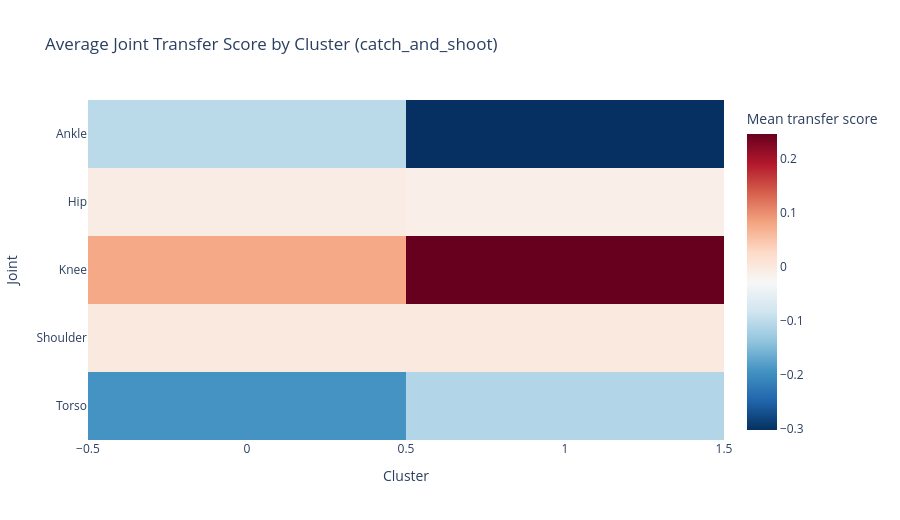
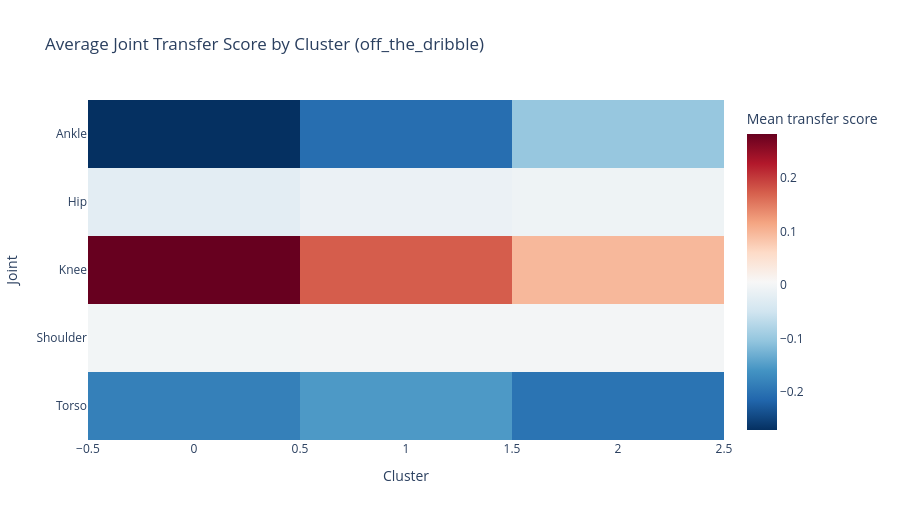

Notebook code cell kept with these figures, in order:
### Markdown cell above
## Joint Transfer Scores by Individual and Cluster

This section breaks transfer scores down at two levels:

1. Per-shot and per-joint transfer score.
2. Per-individual (player) and per-joint transfer score.

Then, it compares those values across the previously identified clusters within each shot type (catch-and-shoot and off-the-dribble).

### Code cell
import plotly.express as px


if 'joint_transfer_df' not in globals() or joint_transfer_df.empty:
    raise RuntimeError('Run the transfer analysis cell first to create joint_transfer_df.')

if 'curves_df' not in globals() or 'curves_df_od' not in globals():
    raise RuntimeError('Run both clustering sections first so curves_df and curves_df_od are available.')

# Build a unified shot->cluster mapping from prior clustering outputs.
cluster_map_cns = (
    curves_df[['shot_id', 'cluster', 'player', 'shot_type']]
    .drop_duplicates('shot_id')
    .assign(shot_family='catch_and_shoot')
)
cluster_map_od = (
    curves_df_od[['shot_id', 'cluster', 'player', 'shot_type']]
    .drop_duplicates('shot_id')
    .assign(shot_family='off_the_dribble')
)
cluster_map = pd.concat([cluster_map_cns, cluster_map_od], ignore_index=True)

transfer_cols = [
    c for c in joint_transfer_df.columns
    if c.endswith('_transfer_score') and c != 'chain_transfer_mean'
]
if not transfer_cols:
    raise ValueError('No per-joint transfer score columns found in joint_transfer_df.')

long_transfer = (
    joint_transfer_df[['shot_id'] + transfer_cols]
    .melt(id_vars='shot_id', var_name='joint_feature', value_name='transfer_score')
    .dropna(subset=['transfer_score'])
)
long_transfer['joint'] = long_transfer['joint_feature'].str.replace('_transfer_score', '', regex=False)

# Merge to clustered shots only.
joint_cluster_df = long_transfer.merge(cluster_map, on='shot_id', how='inner')

print(f'Shots with both transfer and cluster labels: {joint_cluster_df["shot_id"].nunique():,}')
print(f'Rows in per-joint long table: {len(joint_cluster_df):,}')

# 1) Cluster-level joint means (within shot family).
cluster_joint_summary = (
    joint_cluster_df.groupby(['shot_family', 'cluster', 'joint'])
    .agg(
        mean_transfer=('transfer_score', 'mean'),
        std_transfer=('transfer_score', 'std'),
        n_shots=('shot_id', 'nunique'),
        n_rows=('transfer_score', 'size'),
    )
    .reset_index()
    .sort_values(['shot_family', 'joint', 'cluster'])
)

print('\nCluster-level joint transfer summary')
display(cluster_joint_summary.round(4))

# 2) Individual-level joint means within each cluster.
player_joint_cluster_summary = (
    joint_cluster_df.groupby(['shot_family', 'cluster', 'player', 'joint'])
    .agg(
        mean_transfer=('transfer_score', 'mean'),
        n_shots=('shot_id', 'nunique'),
    )
    .reset_index()
)

print('\nPlayer-level joint transfer summary (first 40 rows)')
display(player_joint_cluster_summary.head(40).round(4))

# 3) Cluster separation effect size proxy per joint.
joint_effects = (
    cluster_joint_summary.groupby(['shot_family', 'joint'])['mean_transfer']
    .agg(cluster_range=lambda s: float(s.max() - s.min()),
         cluster_std=lambda s: float(s.std(ddof=0)))
    .reset_index()
    .sort_values(['shot_family', 'cluster_range'], ascending=[True, False])
)

print('\nJoints with largest between-cluster differences')
display(joint_effects.head(20).round(4))

# 4) Heatmaps by shot family.
for fam in sorted(cluster_joint_summary['shot_family'].unique()):
    fam_df = cluster_joint_summary[cluster_joint_summary['shot_family'] == fam]
    heat = fam_df.pivot(index='joint', columns='cluster', values='mean_transfer')
    fig = px.imshow(
        heat,
        color_continuous_scale='RdBu_r',
        aspect='auto',
        title=f'Average Joint Transfer Score by Cluster ({fam})',
        labels={'x': 'Cluster', 'y': 'Joint', 'color': 'Mean transfer score'}
    )
    fig.update_layout(height=520)
    fig.show()

# Keep outputs for downstream reporting.
joint_cluster_long_df = joint_cluster_df
joint_cluster_summary = cluster_joint_summary
player_joint_cluster_transfer = player_joint_cluster_summary
joint_cluster_effects = joint_effects

### Figure 1 — Plotly figure (JSON) as saved in the notebook; plotly's stock layout.template omitted (floating-point values rounded to 4 significant figures)
{"data": [{"coloraxis": "coloraxis", "hovertemplate": "Cluster: %{x}<br>Joint: %{y}<br>Mean transfer score: %{z}<extra></extra>", "name": "0", "type": "heatmap", "x": [0, 1], "xaxis": "x", "y": ["Ankle", "Hip", "Knee", "Shoulder", "Torso"], "yaxis": "y", "z": [[-0.1028, -0.3017], [-0.007683, -0.01106], [0.07673, 0.245], [-0.0003601, -0.0001839], [-0.1919, -0.1099]]}], "layout": {"coloraxis": {"colorbar": {"title": {"text": "Mean transfer score"}}, "colorscale": [[0, "rgb(5,48,97)"], [0.1, "rgb(33,102,172)"], [0.2, "rgb(67,147,195)"], [0.3, "rgb(146,197,222)"], [0.4, "rgb(209,229,240)"], [0.5, "rgb(247,247,247)"], [0.6, "rgb(253,219,199)"], [0.7, "rgb(244,165,130)"], [0.8, "rgb(214,96,77)"], [0.9, "rgb(178,24,43)"], [1, "rgb(103,0,31)"]]}, "height": 520, "title": {"text": "Average Joint Transfer Score by Cluster (catch_and_shoot)"}, "xaxis": {"anchor": "y", "domain": [0, 1], "title": {"text": "Cluster"}}, "yaxis": {"anchor": "x", "autorange": "reversed", "domain": [0, 1], "title": {"text": "Joint"}}}}

### Figure 2 — Plotly figure (JSON) as saved in the notebook; plotly's stock layout.template omitted (floating-point values rounded to 4 significant figures)
{"data": [{"coloraxis": "coloraxis", "hovertemplate": "Cluster: %{x}<br>Joint: %{y}<br>Mean transfer score: %{z}<extra></extra>", "name": "0", "type": "heatmap", "x": [0, 1, 2], "xaxis": "x", "y": ["Ankle", "Hip", "Knee", "Shoulder", "Torso"], "yaxis": "y", "z": [[-0.2714, -0.2062, -0.1013], [-0.02414, -0.01139, -0.007124], [0.2825, 0.174, 0.09644], [-0.001154, -0.0007779, -0.0007159], [-0.1836, -0.1538, -0.1993]]}], "layout": {"coloraxis": {"colorbar": {"title": {"text": "Mean transfer score"}}, "colorscale": [[0, "rgb(5,48,97)"], [0.1, "rgb(33,102,172)"], [0.2, "rgb(67,147,195)"], [0.3, "rgb(146,197,222)"], [0.4, "rgb(209,229,240)"], [0.5, "rgb(247,247,247)"], [0.6, "rgb(253,219,199)"], [0.7, "rgb(244,165,130)"], [0.8, "rgb(214,96,77)"], [0.9, "rgb(178,24,43)"], [1, "rgb(103,0,31)"]]}, "height": 520, "title": {"text": "Average Joint Transfer Score by Cluster (off_the_dribble)"}, "xaxis": {"anchor": "y", "domain": [0, 1], "title": {"text": "Cluster"}}, "yaxis": {"anchor": "x", "autorange": "reversed", "domain": [0, 1], "title": {"text": "Joint"}}}}
